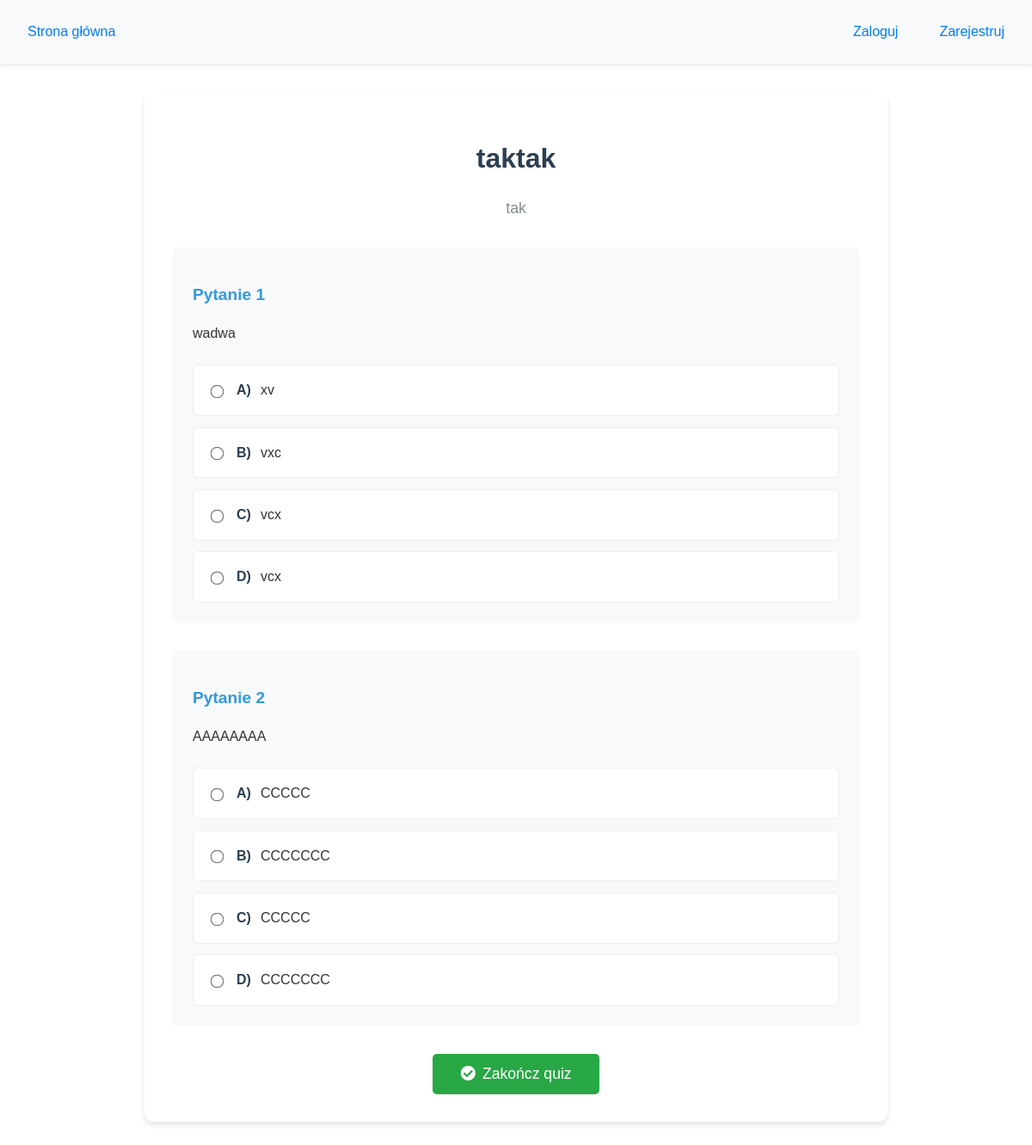
The app's page /quiz/4/take/ with its own data.
### quizzes/models.py (models this page shows, shortened)
class Quiz(models.Model):
    title = models.CharField(max_length=200)
    description = models.TextField()
    created_by = models.ForeignKey(User, on_delete=models.CASCADE, related_name='quizzes')
    created_at = models.DateTimeField(auto_now_add=True)

class Question(models.Model):
    quiz = models.ForeignKey(Quiz, related_name='questions', on_delete=models.CASCADE)
    text = models.TextField()
    order = models.IntegerField(default=0)

class Answer(models.Model):
    question = models.ForeignKey(Question, related_name='answers', on_delete=models.CASCADE)
    text = models.CharField(max_length=200)
    is_correct = models.BooleanField(default=False)
    letter = models.CharField(max_length=1, choices=[
        ('A', 'A'), ('B', 'B'), ('C', 'C'), ('D', 'D')
    ])

### quizzes/views.py (the view, shortened to what this page needs)
# urls.py: path('quiz/<int:quiz_id>/take/', views.take_quiz, name='take_quiz'),
def take_quiz(request, quiz_id):
    quiz = get_object_or_404(Quiz.objects.prefetch_related('questions__answers'), pk=quiz_id)
    return render(request, 'quizzes/take_quiz.html', {'quiz': quiz})

### quizzes/templates/quizzes/take_quiz.html (shortened to what this page needs)
{% extends "base.html" %}
{% block content %}
<div class="quiz-container">
    <h1 class="quiz-title">{{ quiz.title }}</h1>
    {% if quiz.description %}
    <p class="quiz-description">{{ quiz.description }}</p>
    {% endif %}
    <form method="post" class="quiz-form">
        {% for question in quiz.questions.all %}
        <div class="question-card">
            <div class="question-header">
                <h2 class="question-text">Pytanie {{ forloop.counter }}</h2>
                <p>{{ question.text }}</p>
            </div>
            <div class="answers-container">
                {% for answer in question.answers.all %}
                <label class="answer-option">
                    <input type="radio" name="question_{{ question.id }}" value="{{ answer.id }}" required>
                    <span class="answer-letter">{{ answer.letter }})</span>
                    <span class="answer-text">{{ answer.text }}</span>
                </label>
                {% endfor %}
            </div>
        </div>
        {% endfor %}
        <div class="submit-container">
            <button type="submit" class="submit-btn">
                <i class="fas fa-check-circle"></i> Zakończ quiz
            </button>
        </div>
    </form>
</div>
{% endblock %}

### templates/base.html (style rules this page uses)
body { font-family: Arial, sans-serif; line-height: 1.6; margin: 0; padding: 0; color: #333; }

### quizzes/templates/quizzes/take_quiz.html (style rules this page uses)
.quiz-container { max-width: 800px; margin: 2rem auto; padding: 2rem; background: #fff; border-radius: 10px; box-shadow: 0 4px 6px rgba(0, 0, 0, 0.1); }
.quiz-title { text-align: center; color: #2c3e50; margin-bottom: 1rem; font-weight: 600; }
.quiz-description { text-align: center; color: #7f8c8d; margin-bottom: 2rem; font-size: 1.1rem; }
.quiz-form { margin-top: 2rem; }
.question-card { margin-bottom: 2rem; padding: 1.5rem; background: #f8f9fa; border-radius: 8px; transition: transform 0.3s; }
.question-header { margin-bottom: 1.5rem; }
.question-text { font-size: 1.2rem; color: #3498db; margin-bottom: 0.5rem; }
.answers-container { display: flex; flex-direction: column; gap: 0.8rem; }
.answer-option { display: flex; align-items: center; padding: 1rem; background: #fff; border-radius: 6px; border: 1px solid #eee; cursor: pointer; transition: all 0.2s; }
.answer-option input[type="radio"] { margin-right: 1rem; transform: scale(1.2); }
.answer-letter { font-weight: bold; color: #2c3e50; min-width: 20px; margin-right: 0.5rem; }
.answer-text { flex-grow: 1; }
.submit-container { text-align: center; margin-top: 2rem; }
.submit-btn { padding: 0.8rem 2rem; background-color: #28a745; color: white; border: none; border-radius: 5px; font-size: 1.1rem; font-weight: 500; cursor: pointer; transition: all 0.3s; display: inline-flex; align-items: center; gap: 0.5rem; }

### records on screen
Quiz: title "taktak", description "tak"
Question: text "wadwa"
Answer: letter "A", text "xv"
Answer: letter "B", text "vxc"
Answer: letter "C", text "vcx"
Answer: letter "D", text "vcx"
Question: text "AAAAAAAA"
Answer: letter "A", text "CCCCC"
Answer: letter "B", text "CCCCCCC"
Answer: letter "C", text "CCCCC"
Answer: letter "D", text "CCCCCCC"
